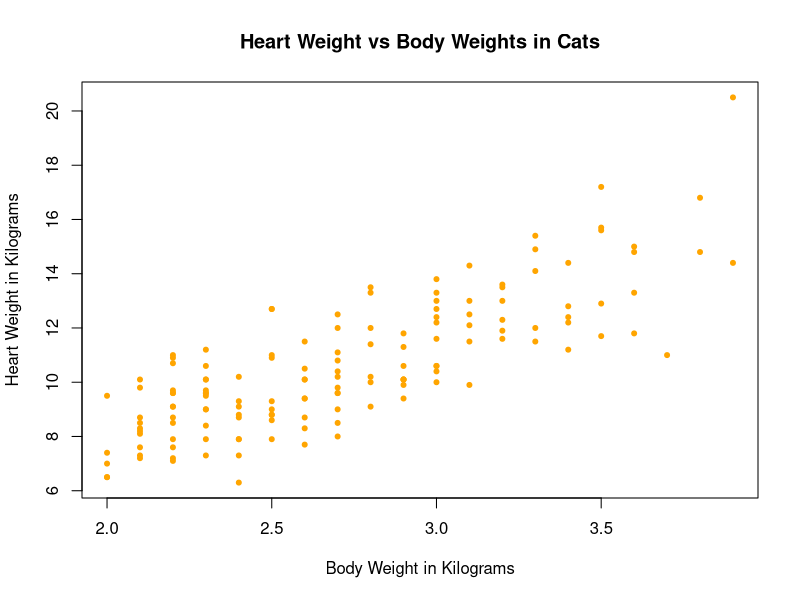

Recreate this plot in R.
## ---- chunk 1
library(MASS)
cat_model = lm(Hwt ~ Bwt, data = cats)
summary(cat_model)$coefficients
summary(cat_model)$coefficients["Bwt", "t value"]
summary(cat_model)$coefficients["Bwt", "Pr(>|t|)"]
## ---- chunk 2
confint(cat_model, "Bwt", level = 0.95)

## ---- chunk 3
confint(cat_model, "(Intercept)", level = 0.90)

## ---- chunk 4
predict(cat_model, newdata = data.frame(Bwt = c(2.1, 2.8)), interval = c("confidence"), level = 0.90)

## ---- chunk 5
predict(cat_model, newdata = data.frame(Bwt = c(2.8, 4.2)), interval = c("prediction"), level = 0.90)

## ---- chunk 6
plot(Hwt ~ Bwt, data = cats, xlab = "Body Weight in Kilograms", ylab = "Heart Weight in Kilograms", 
     main = "Heart Weight vs Body Weights in Cats", pch = 20, cex = 1, col = "orange")
## ---- chunk 7
data(Ozone, package = "mlbench")
Ozone = Ozone[, c(4, 6, 7, 8)]
colnames(Ozone) = c("ozone", "wind", "humidity", "temp")
Ozone = Ozone[complete.cases(Ozone), ]
## ---- chunk 8
birthday = 18760613
set.seed(birthday)
n = 50
x = seq(0, 10, length = n)
## ---- chunk 9
birthday = 18760613
set.seed(birthday)
n = 25
x = seq(0, 2.5, length = n)
